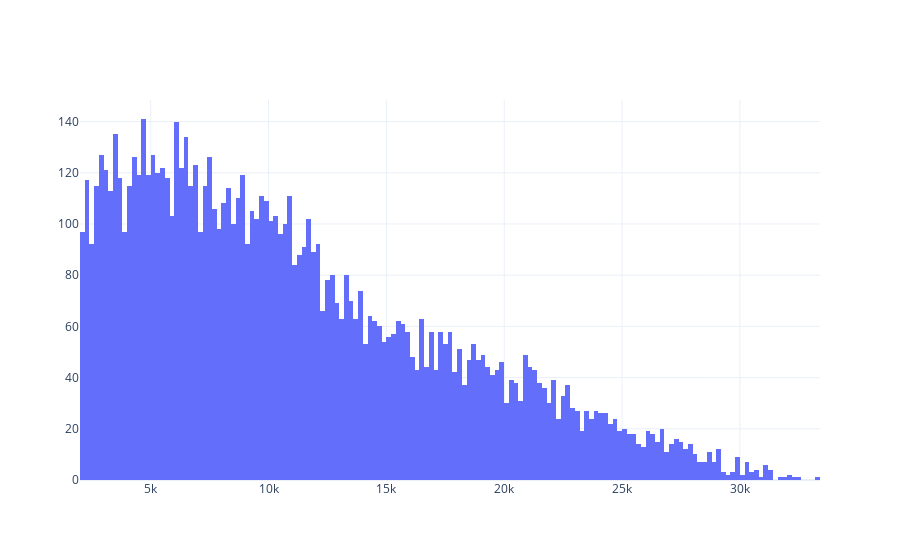

Write notebook code for a chart like this one.
### Code cell
show_plot([make_hist([read.length for read in load_pickle("centromere_reads.pkl")], bin_size=200)])

### Figure 1 — Plotly figure (JSON) as saved in the notebook; plotly's stock layout.template omitted (floating-point values rounded to 4 significant figures; data arrays with more than 128 entries replaced by an {"elided": "..."} marker saying what was removed)
{"data": [{"type": "histogram", "x": {"elided": "8965 int values"}, "xbins": {"size": 200}}], "layout": {"hovermode": "closest", "xaxis": {"showgrid": true}, "yaxis": {"showgrid": true}}}
